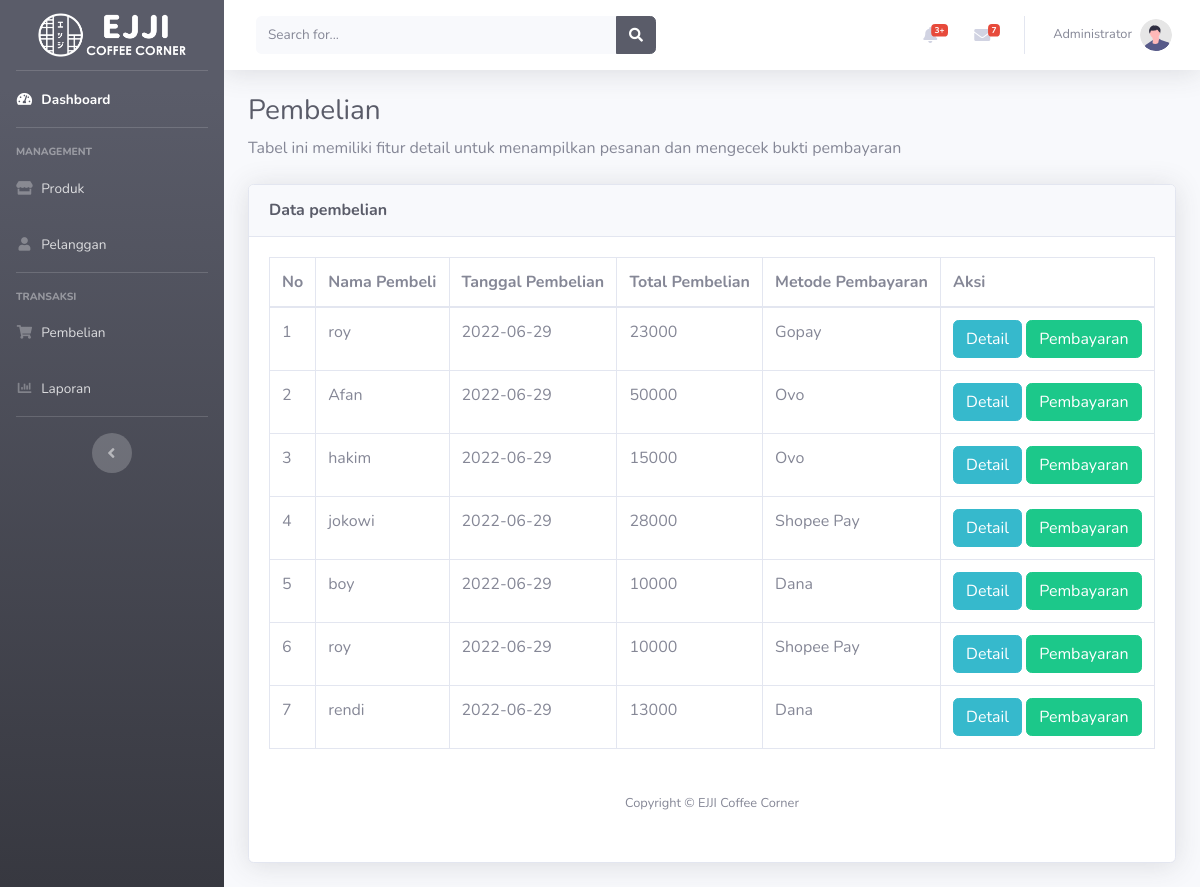
Page /admin/index.php?halaman=pembelian (signed in) on the committed database.
### tables this page shows
CREATE TABLE `pembelian` (
  `id_pembelian` int(11) NOT NULL,
  `id_pelanggan` int(11) NOT NULL,
  `id_metode` int(11) NOT NULL,
  `tanggal_pembelian` date NOT NULL,
  `total_pembelian` int(11) NOT NULL,
  `metode` varchar(100) NOT NULL
);

CREATE TABLE `pelanggan` (
  `id_pelanggan` int(11) NOT NULL,
  `nama_pelanggan` varchar(100) NOT NULL,
  `meja_pelanggan` int(11) NOT NULL
);

### admin/pembelian.php (the view, shortened to what this page needs)
<!DOCTYPE html>
<html lang="en">
<head>
    <link href="vendor/fontawesome-free/css/all.min.css" rel="stylesheet" type="text/css">
    <link href="css/sb-admin-2.min.css" rel="stylesheet">
    <link href="vendor/datatables/dataTables.bootstrap4.min.css" rel="stylesheet">
</head>
<body id="page-top">
    <div id="wrapper">
        <div id="content-wrapper" class="d-flex flex-column">
            <div id="content">
                <div class="container-fluid">
                    <h1 class="h3 mb-2 text-gray-800">Pembelian</h1>
                    <p class="mb-4">Tabel ini memiliki fitur detail untuk menampilkan pesanan dan mengecek bukti pembayaran</p>
                    <div class="card shadow mb-4">
                        <div class="card-header py-3">
                            <h6 class="m-0 font-weight-bold text-dark">Data pembelian</h6>
                        </div>
                        <div class="card-body">
                            <div class="table-responsive">
                                <table class="table table-bordered" id="dataTable" width="100%" cellspacing="0">
    <thead>
        <tr>
            <th>No</th>
            <th>Nama Pembeli</th>
            <th>Tanggal Pembelian</th>
            <th>Total Pembelian</th>
            <th>Metode Pembayaran</th>
            <th>Aksi</th>
        </tr>
    </thead>
    <tbody>
        <?php $nomor=1; ?>
        <?php $query=$koneksi->query("SELECT * FROM pembelian JOIN pelanggan ON pembelian.id_pelanggan=pelanggan.id_pelanggan" ); ?>
        <?php while($data = $query->fetch_assoc()){ ?>
        <tr>
            <td><?php echo $nomor++; ?></td>
            <td><?php echo $data['nama_pelanggan']; ?></td>
            <td><?php echo $data['tanggal_pembelian']; ?></td>
            <td><?php echo $data['total_pembelian']; ?></td>
            <td><?php echo $data['metode']; ?></td>
            <td><a href="index.php?halaman=detail&id=<?php echo $data['id_pembelian'] ?>" class="btn btn-info">Detail</a>
                <a href="index.php?halaman=pembayaran&id=<?php echo $data['id_pembelian'] ?>" class="btn btn-success">Pembayaran</a>
            </td>
        </tr>
        <?php } ?>
    </tbody>
</table>

### rows in the picture
pembelian: id_pelanggan.nama_pelanggan "roy", tanggal_pembelian "2022-06-29", total_pembelian "23000", metode "Gopay"
pembelian: id_pelanggan.nama_pelanggan "Afan", tanggal_pembelian "2022-06-29", total_pembelian "50000", metode "Ovo"
pembelian: id_pelanggan.nama_pelanggan "hakim", tanggal_pembelian "2022-06-29", total_pembelian "15000", metode "Ovo"
pembelian: id_pelanggan.nama_pelanggan "jokowi", tanggal_pembelian "2022-06-29", total_pembelian "28000", metode "Shopee Pay"
pembelian: id_pelanggan.nama_pelanggan "boy", tanggal_pembelian "2022-06-29", total_pembelian "10000", metode "Dana"
pembelian: id_pelanggan.nama_pelanggan "roy", tanggal_pembelian "2022-06-29", total_pembelian "10000", metode "Shopee Pay"
pembelian: id_pelanggan.nama_pelanggan "rendi", tanggal_pembelian "2022-06-29", total_pembelian "13000", metode "Dana"
